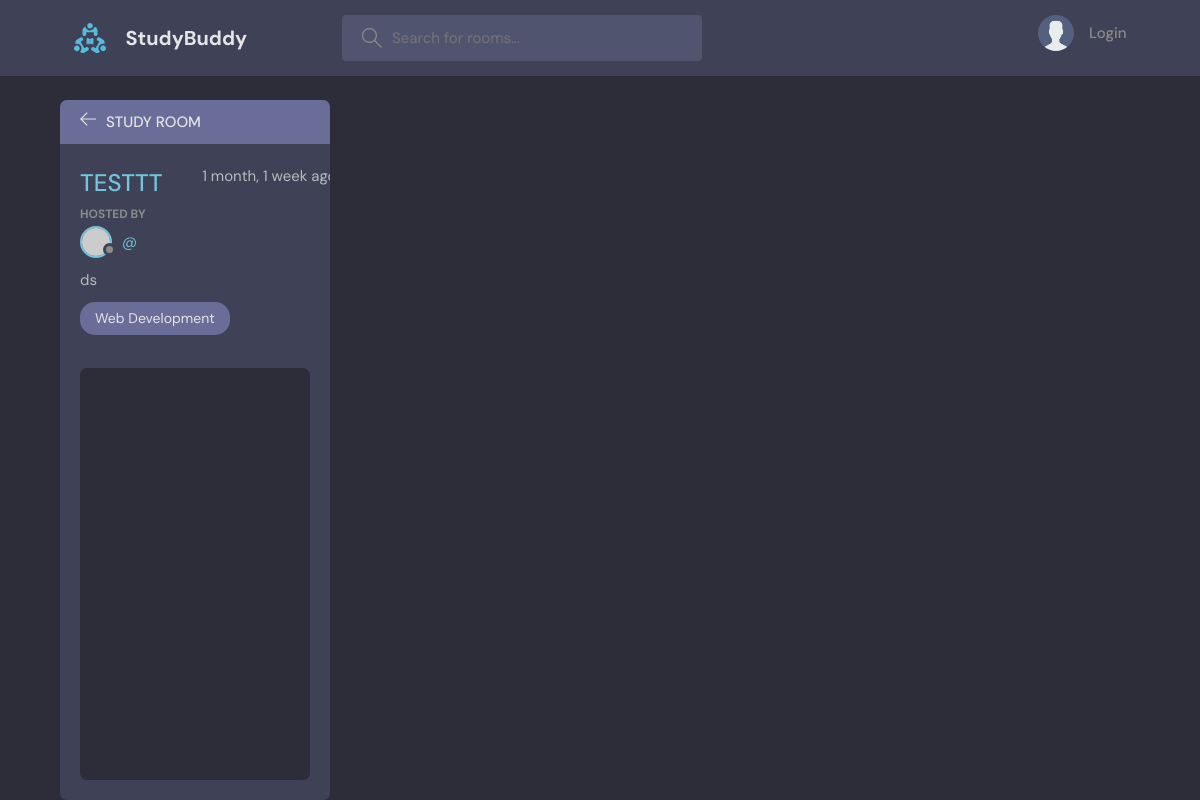
/room/3/, run on an earlier commit of the app's database.
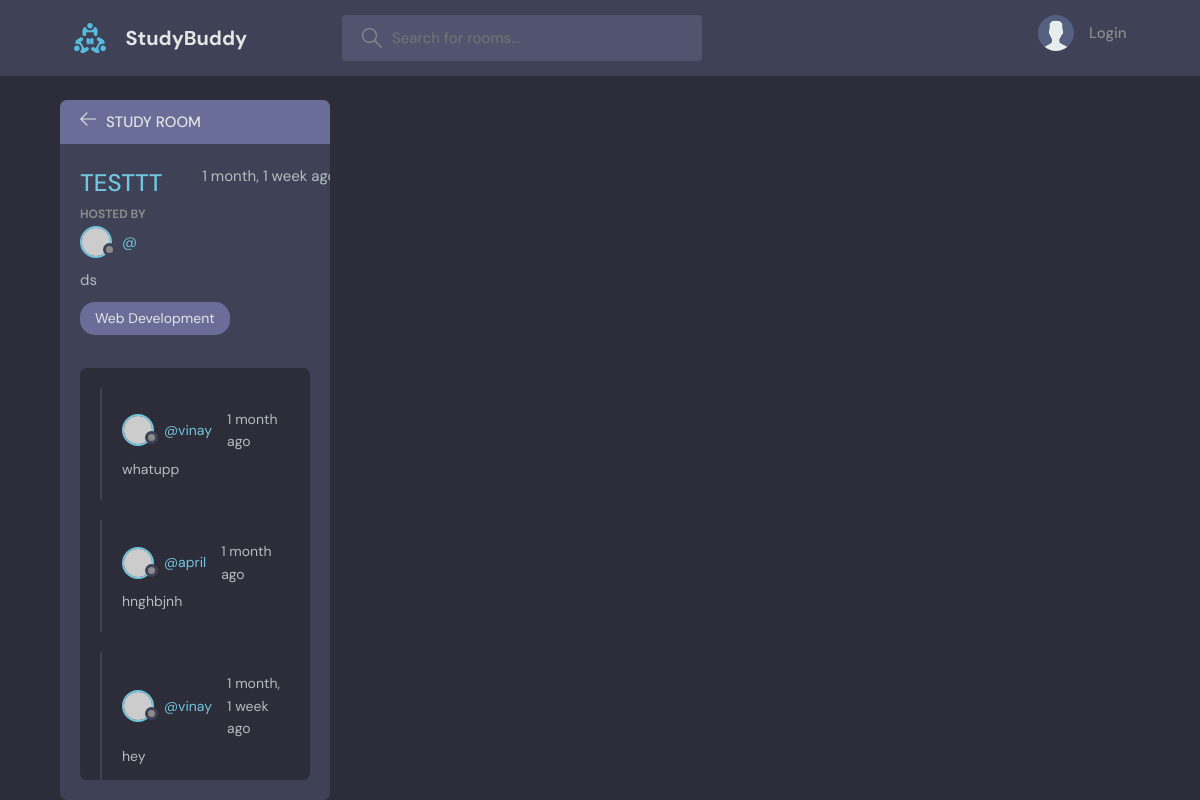
And on a later commit of the database.
### base/models.py (models this page shows, shortened)
class Message(models.Model):
    user = models.ForeignKey(User, on_delete=models.CASCADE)
    room = models.ForeignKey(Room, on_delete=models.CASCADE)
    body = models.TextField()
    updated=models.DateTimeField(auto_now=True)
    created=models.DateTimeField(auto_now_add=True)
    class Meta:
        ordering= ['-updated', '-created']

### base/views.py (the view, shortened to what this page needs)
# urls.py: path('room/<str:pk>/', views.room, name="room"),
def room(request, pk):
    room = Room.objects.get(id=pk)
    room_messages = room.message_set.all()
    participants = room.participants.all()
    context = {'room': room, 'room_messages': room_messages,
               'participants': participants}
    return render(request, 'base/room.html', context)

### base/models.py (called while the page is built)
    def __str__(self):
        return self.name

### base/templates/base/room.html (shortened to what this page needs)
{% extends 'main.html' %}
{% block content %}
    <main class="profile-page layout layout--2">
      <div class="container">
        <div class="room">
          <div class="room__top">
            <div class="room__topLeft">
              <a href="{% url 'home'  %}">
                <svg version="1.1" xmlns="http://www.w3.org/2000/svg" width="32" height="32" viewBox="0 0 32 32">
                  <title>arrow-left</title>
                  <path
                    d="M13.723 2.286l-13.723 13.714 13.719 13.714 1.616-1.611-10.96-10.96h27.625v-2.286h-27.625l10.965-10.965-1.616-1.607z"
                  ></path>
                </svg>
              </a>
              <h3>Study Room</h3>
            </div>
          </div>
          <div class="room__box scroll">
            <div class="room__header scroll">
              <div class="room__info">
                <h3>{{ room.name }}</h3>
                <span>{{ room.created|timesince }} ago</span>
              </div>
              <div class="room__hosted">
                <p>Hosted By</p>
                <a href="{% url 'user-profile' user.id %}" class="room__author">
                  <div class="avatar avatar--small">
                    <img src="https://randomuser.me/api/portraits/men/37.jpg" />
                  </div>
                  <span>@{{user.username}}</span>
                </a>
              </div>
              <div class="room__details">
                {{ room.description }}
              </div>
              <span class="room__topics">{{ room.topic }}</span>
            </div>
            <div class="room__conversation">
              <div class="threads scroll">
                {% for message in room_messages %}
                <div class="thread">
                  <div class="thread__top">
                    <div class="thread__author">
                      <a href="{% url 'user-profile' message.user.id %}" class="thread__authorInfo">
                        <div class="avatar avatar--small">
                          <img src="https://randomuser.me/api/portraits/men/37.jpg" />
                        </div>
                        <span>@{{message.user}}</span>
                      </a>
                      <span class="thread__date">{{ message.created|timesince }} ago</span>
                    </div>
                  </div>
                  <div class="thread__details">
                    {{ message.body }}
                  </div>
                </div>
                {% endfor %}
              </div>
            </div>
          </div>
      </div>
    </main>
    {% endblock content %}

What changed in the data, as far as the page shows it:
added Message: user "vinay", created "1 month", body "whatupp"
added Message: user "april", created "1 month", body "hnghbjnh"
now on this page (row edited): Message: user "vinay", created "1 month, 1 week", body "hey"
